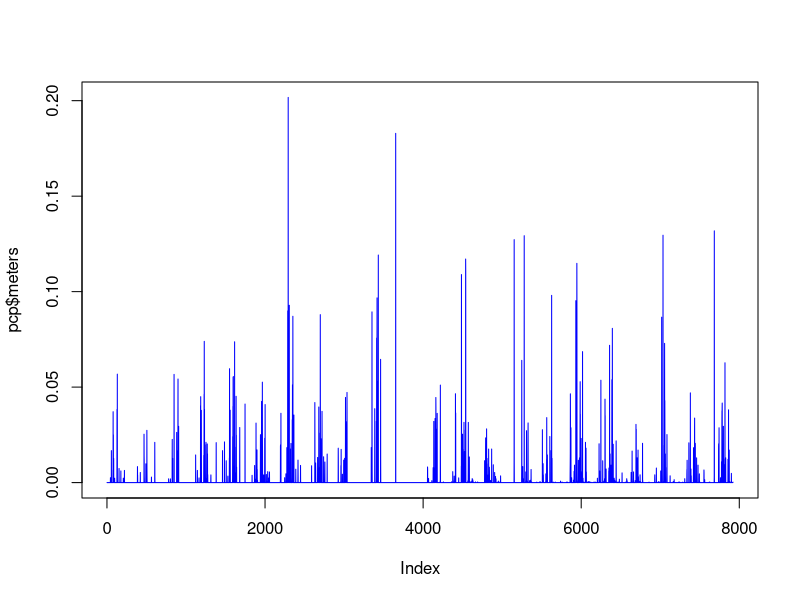

Generate this figure with R:
setwd("~/gitsnorlax/citizen-monitoring.github.io")

pcp = read.table("pcp.txt", header=T)
plot(pcp$meters, type="l", col="blue")

# boxplot(pcp$meters)

#git checkout master (or branch name) ((switches dropdown or working branch))
#git merge experiment
#git checkout -b julia (make new branch)